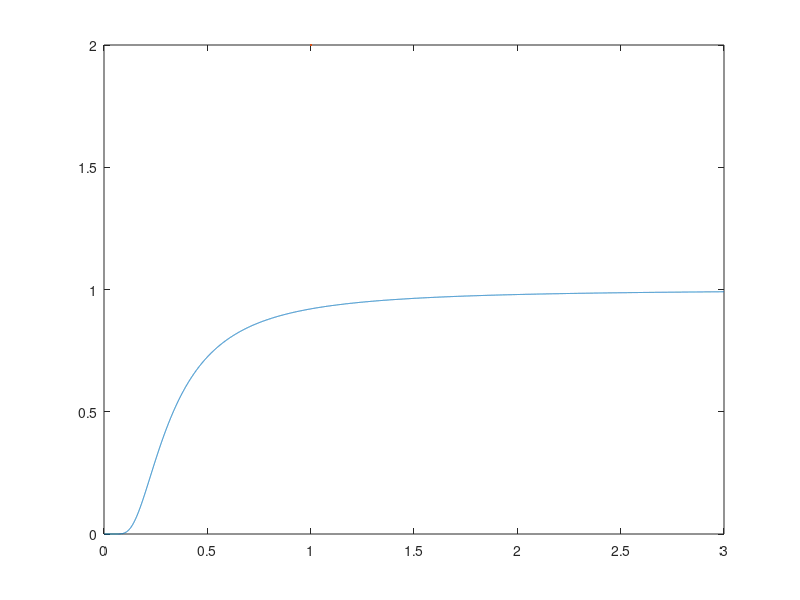

MATLAB code to generate this figure: (Note: this script raises an error after producing the figure.)
figure
T = linspace(0, 3, 10000);
beta = 1./ T;

C = beta.^2.* exp(beta)./ (exp(beta) - 1).^2;

p1 = lincomp(plot(T, C, LineWidth=2));
hold on
% t << 1 limit
p2 = lincomp(plot(T, beta.^2.* exp(-beta), 'k--'));

set(gca, Children=[p1 p2])

grid on
xlabel("$T/\theta_{\mathrm{v}}$", Interpreter="latex")
ylabel("$C_{V,\mathrm{v}}/(Nk_{\mathrm{B}})$", Interpreter="latex")

set(gcf, Position=[200 200 700 400])

exportgraphics(gca, "../C_Vvib.pdf", ContentType="vector", BackgroundColor="none")
